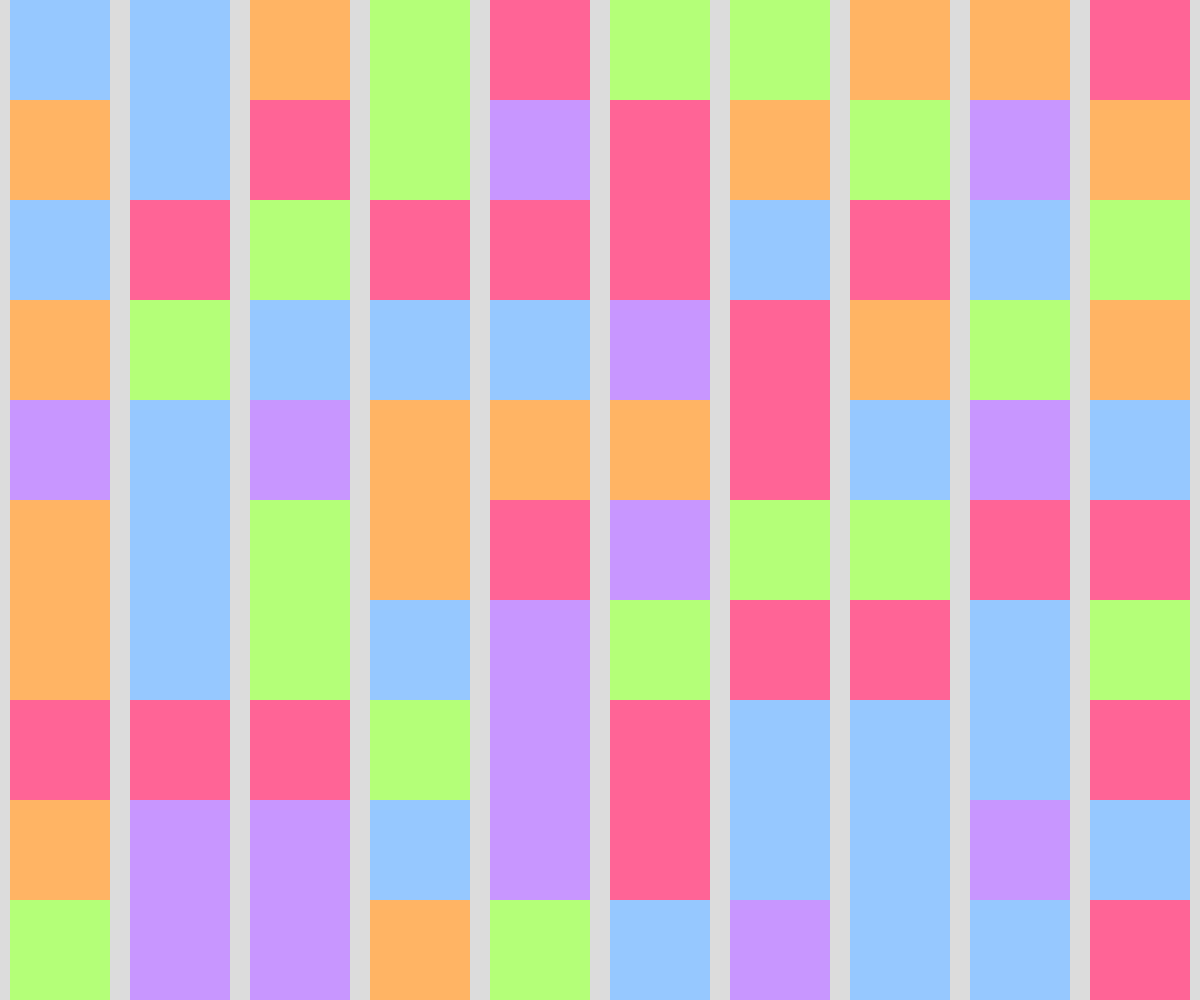
Frame 1 (no input)
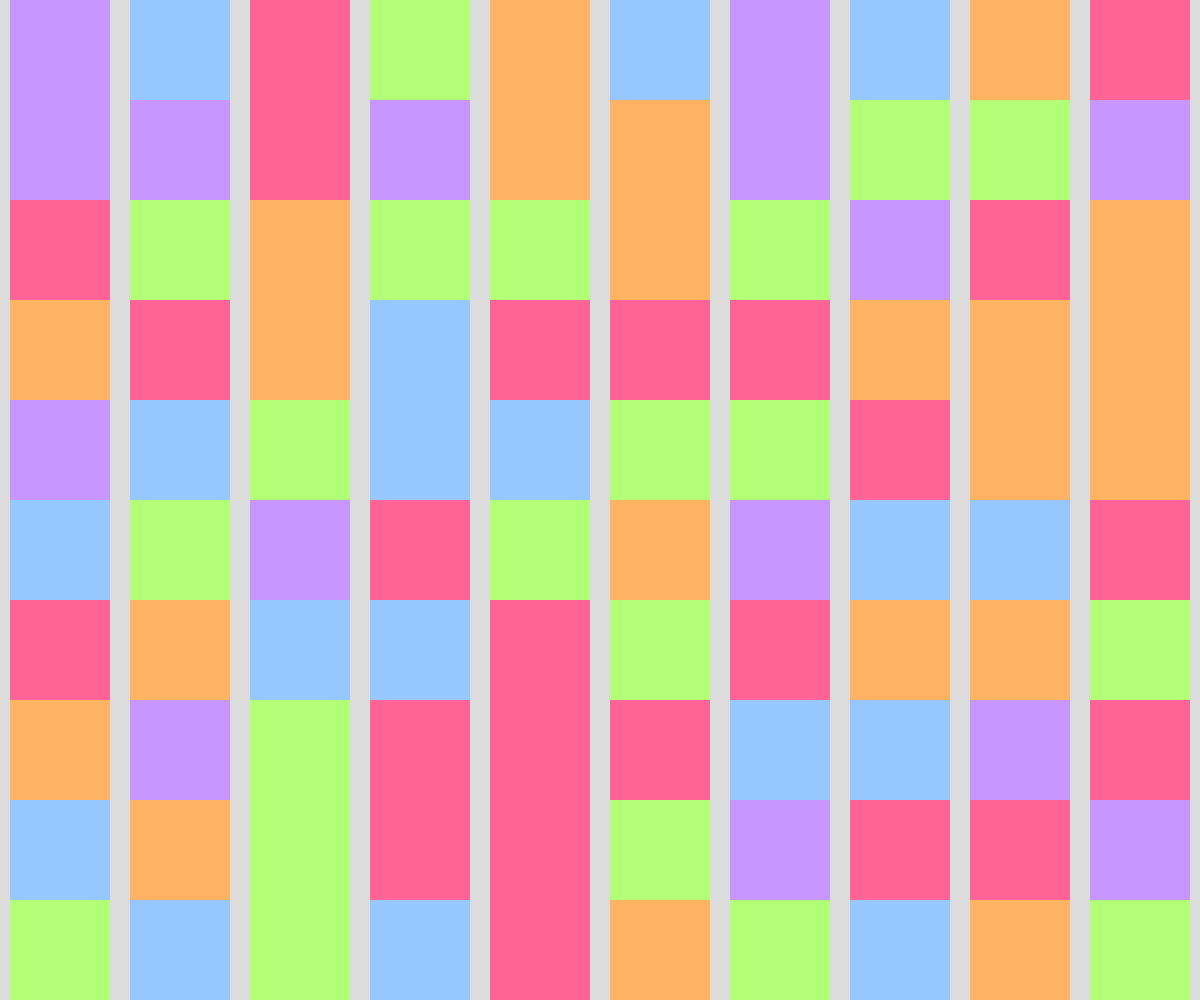
Frame 60 (no input)
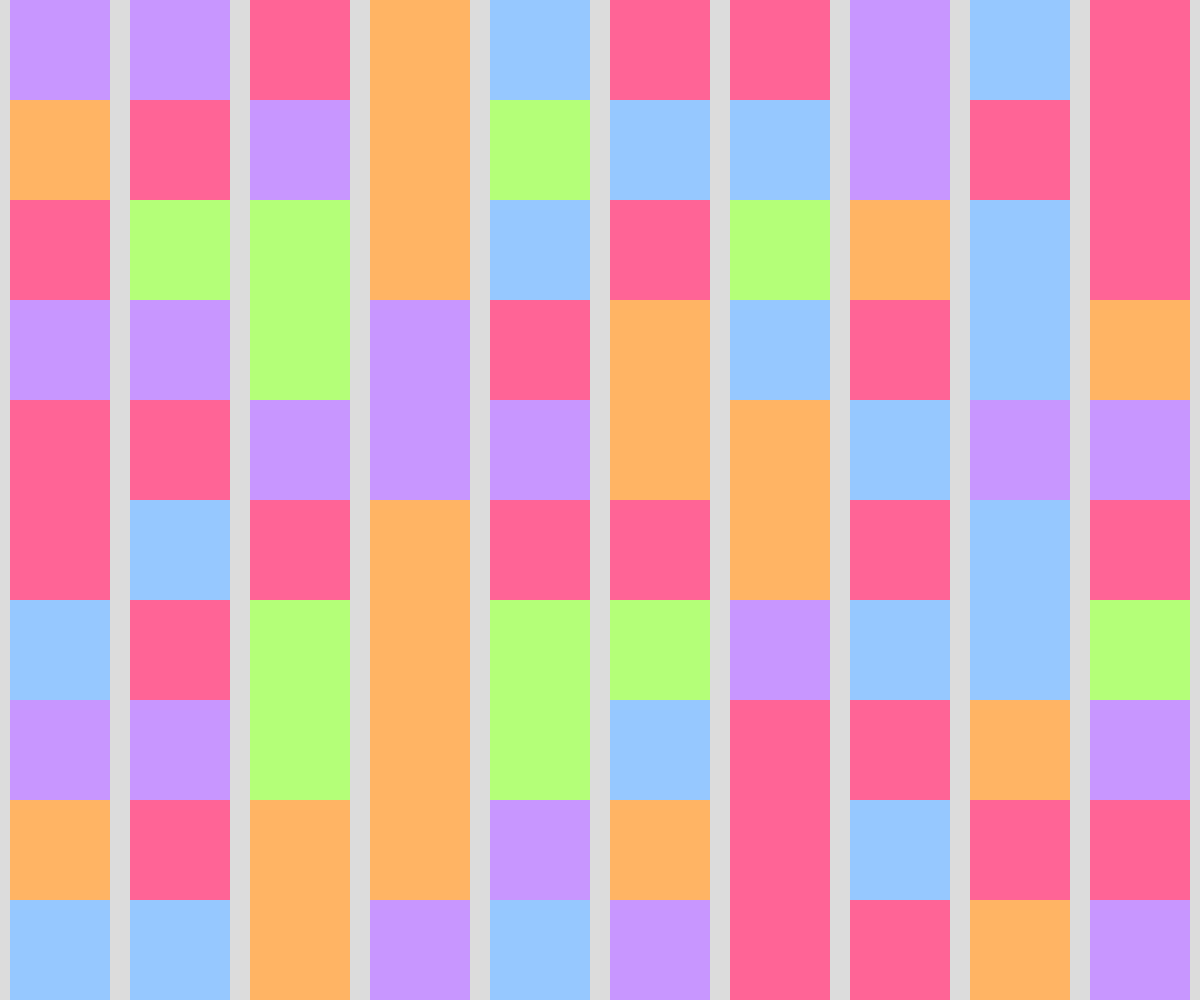
Frame 120 (the mouse pressed at the canvas centre since frame 60)

The p5.js sketch that drew these frames (run headless with seeded random() and noise() and a simulated clock; from frame 60 on, the mouse is pressed at the canvas centre):

// p5.js sketch
// ── sketch.js
let colors = [];

function setup() {
  createCanvas(innerWidth, innerHeight);
  noStroke();

  // define a color palette
  colors = [
    color(255, 100, 150),
    color(255, 180, 100),
    color(180, 255, 120),
    color(150, 200, 255),
    color(200, 150, 255)
  ];
}

function draw() {
  background(220);

  let spacingX = width / 10;
  let spacingY = height / 10;
  let boxSize = (spacingX, spacingY);

  for (let x = spacingX / 2; x < width; x += spacingX) {
    for (let y = spacingY / 2; y < height; y += spacingY) {
      fill(random(colors)); // choose random color from array
      rectMode(CENTER);
      rect(x, y, boxSize, boxSize);
    }
  }
}
